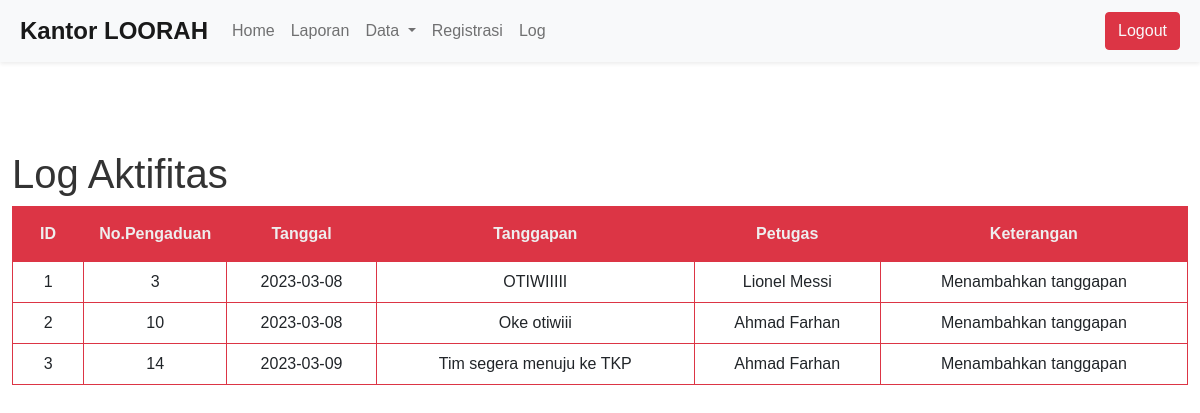
Page /admin/log_tanggapan_farhan.php on the committed database.
### tables this page shows
CREATE TABLE `log_farhan` (
  `id_log` int(11) NOT NULL,
  `id_tanggapan` int(11) NOT NULL,
  `id_pengaduan` int(11) NOT NULL,
  `tanggal` date NOT NULL,
  `tanggapan` text NOT NULL,
  `id_petugas` int(11) NOT NULL,
  `keterangan` text NOT NULL
);

CREATE TABLE `petugas_farhan` (
  `id_petugas_farhan` int(11) NOT NULL,
  `nama_petugas_farhan` varchar(35) NOT NULL,
  `username_petugas_farhan` varchar(25) NOT NULL,
  `password_petugas_farhan` varchar(32) NOT NULL,
  `telp_petugas_farhan` varchar(13) NOT NULL,
  `level_farhan` enum('Admin','Petugas') NOT NULL
);

### admin/log_tanggapan_farhan.php (the view, shortened to what this page needs)
<!DOCTYPE html>
<html lang="en">
<head>
    <link href="../bootstrap/css/bootstrap.min.css" rel="stylesheet">
    <link rel="stylesheet" href="../css/style.css">
</head>
<body>
<nav class="navbar navbar-expand-lg navbar-light bg-light p-2 shadow-sm">
  <div class="container-fluid">
    <a class="navbar-brand fw-bold fs-4" href="#">Kantor LOORAH</a>
    <div class="collapse navbar-collapse" id="navbarText">
      <ul class="navbar-nav me-auto mb-2 mb-lg-0">
        <li class="nav-item">
          <a class="nav-link " aria-current="page" href="admin.php">Home</a>
        </li>
        <li class="nav-item">
          <a class="nav-link " href="laporan.php">Laporan</a>
        </li>
        <li class="nav-item dropdown">
          <a class="nav-link dropdown-toggle" href="#" id="navbarDarkDropdownMenuLink" role="button" data-bs-toggle="dropdown" aria-expanded="false">
            Data
          </a>
        </li>
        <li class="nav-item">
          <a class="nav-link" href="registrasi.php">Registrasi</a>
        </li>
        <li class="nav-item">
          <a class="nav-link" href="log_tanggapan_farhan.php">Log</a>
        </li>
      </ul>
      <a href="../logout.php" class="btn btn-danger text-light">
        Logout
        </a>
    </div>
  </div>
</nav>
    <?php
        include '../koneksi.php';
        $sql = "SELECT * FROM log_farhan INNER JOIN petugas_farhan WHERE log_farhan.id_petugas = petugas_farhan.id_petugas_farhan";
        $laporan = mysqli_query($conn, $sql);
    ?>
    <br>
    <div class="table-responsive container-fluid">
    <h1 class="">Log Aktifitas</h1>
    <table border="1" cellpadding="5px" class="table text-center table-bordered border-danger table-hover">
        <thead>
            <tr>
                <th>ID</th>
                <th style="width: 10px;">No.Pengaduan</th>
                <th>Tanggal</th>
                <th>Tanggapan</th>
                <th>Petugas</th>
                <th>Keterangan</th>
            </tr>
        </thead>
        <tbody>
            <?php foreach ($laporan as $row) : ?>
                <td class="align-middle"><?= $row["id_log"]; ?></td>
                <td class="align-middle"><?= $row["id_pengaduan"]; ?></td>
                <td class="align-middle"><?= $row["tanggal"]; ?></td>
                <td class="align-middle"><?= $row["tanggapan"]; ?></td>
                <td class="align-middle"><?= $row["nama_petugas_farhan"]; ?></td>
                <td class="align-middle"><?= $row["keterangan"]; ?></td>
                <?php endforeach; ?>
        </tbody>
    </table>
    </div>
</body>
</html>

### css/style.css (style rules this page uses)
body { padding: 0; margin: 0; font-family: Arial, Helvetica, sans-serif; background-repeat: no-repeat; }
h1 { margin-top: 4rem; color: #333; }
a { text-decoration: none; }
.table th { background-color: #dc3545; padding: 15px; color: #eee; }

### rows in the picture
log_farhan: id_log "1", id_pengaduan "3", tanggal "2023-03-08", tanggapan "OTIWIIIII", petugas_farhan.nama_petugas_farhan "Lionel Messi", keterangan "Menambahkan tanggapan"
log_farhan: id_log "2", id_pengaduan "10", tanggal "2023-03-08", tanggapan "Oke otiwiii", petugas_farhan.nama_petugas_farhan "Ahmad Farhan", keterangan "Menambahkan tanggapan"
log_farhan: id_log "3", id_pengaduan "14", tanggal "2023-03-09", tanggapan "Tim segera menuju ke TKP", petugas_farhan.nama_petugas_farhan "Ahmad Farhan", keterangan "Menambahkan tanggapan"
